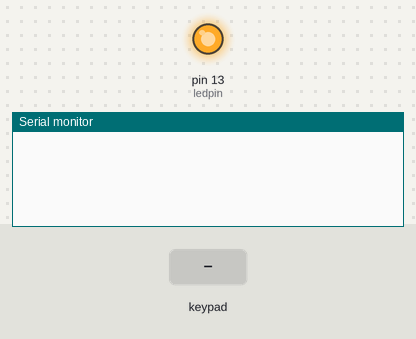
Simulated run of this sketch. Board: Arduino Uno, built with avr-gcc and run on an emulated ATmega328P. Shown: output pins drawn as LEDs (lit = HIGH), the last lines printed to the serial monitor. Inputs (shaded band) come from the test bench.

Above: at 1.2 s.
1.3 s: key '1' pressed
At 2.5 s:
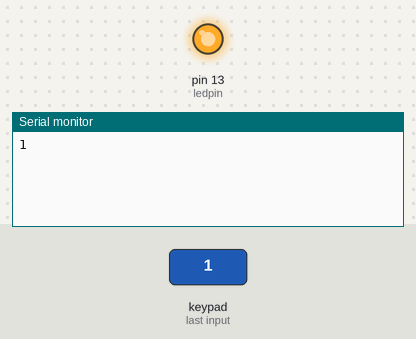
2.8 s: key 'S' pressed
At 3.8 s:
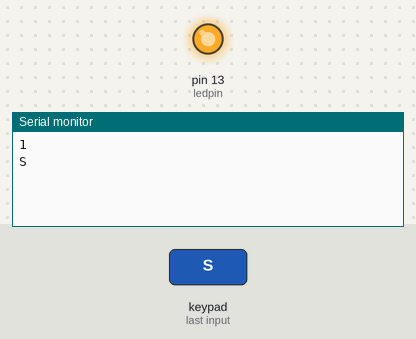
4.3 s: key 'E' pressed
At 5.0 s:
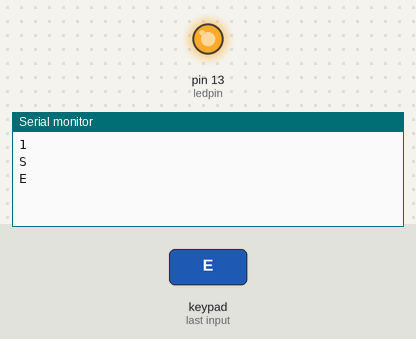

The sketch:

keypad.ino
```cpp
#include <Keypad.h>

int pinInput = 0;


const byte ROWS = 4; // Four rows
const byte COLS = 3; // Three columns
// Define the Keymap
char keys[ROWS][COLS] = {
  {'1','2','3'},
  {'4','5','6'},
  {'7','8','9'},
  {'S','0','E'}
};
// Connect keypad ROW0, ROW1, ROW2 and ROW3 to these Arduino pins.
byte rowPins[ROWS] = { 3, 8, 7, 5 };
// Connect keypad COL0, COL1 and COL2 to these Arduino pins.
byte colPins[COLS] = { 4, 2, 6 };

// Create the Keypad
Keypad kpd = Keypad( makeKeymap(keys), rowPins, colPins, ROWS, COLS );

#define ledpin 13

void setup()
{
  pinMode(ledpin,OUTPUT);
  digitalWrite(ledpin, HIGH);
  Serial.begin(9600);
}

void loop()
{
  char key = kpd.getKey();
  if(key)  // Check for a valid key.

  {
    switch (key)
    {
      case '*':
        digitalWrite(ledpin, LOW);
        break;
      case '#':
        digitalWrite(ledpin, HIGH);
        break;
      default:
        Serial.println(key);

    }
  }
}
```

Measured:
- after the input at 1.3 s, the serial monitor: prints a new line at once (image 1)
- after the input at 2.8 s, the serial monitor: prints a new line at once (image 2)
- after the input at 4.3 s, the serial monitor: prints a new line at once (image 3)
